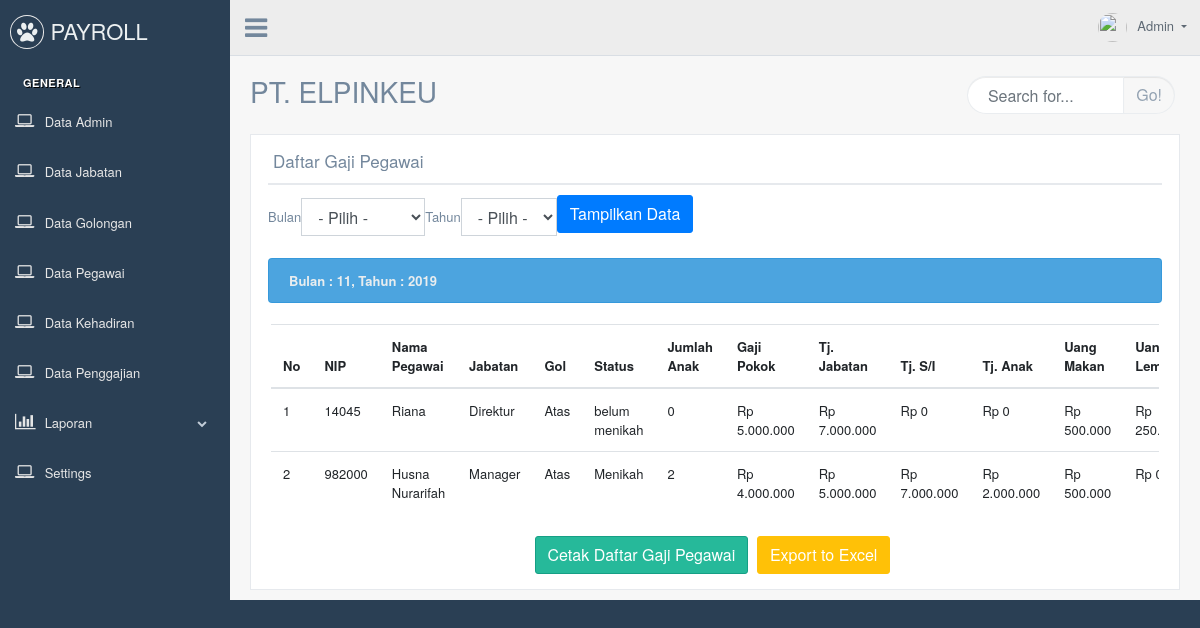
Screenshot of /data_penggajian.php with the database file from the repository.
### tables this page shows
CREATE TABLE `pegawai` (
  `nip` varchar(20) NOT NULL,
  `password` varchar(255) NOT NULL,
  `nama_pegawai` varchar(40) NOT NULL,
  `kode_jabatan` varchar(3) NOT NULL,
  `kode_golongan` varchar(3) NOT NULL,
  `status` varchar(15) NOT NULL,
  `jumlah_anak` int(2) NOT NULL
);

CREATE TABLE `jabatan` (
  `kode_jabatan` varchar(3) NOT NULL,
  `nama_jabatan` varchar(40) NOT NULL,
  `gaji_pokok` int(10) NOT NULL,
  `tunjangan_jabatan` int(10) NOT NULL
);

CREATE TABLE `golongan` (
  `kode_golongan` varchar(3) NOT NULL,
  `nama_golongan` varchar(10) NOT NULL,
  `tunjangan_suami_istri` int(10) NOT NULL,
  `tunjangan_anak` int(10) NOT NULL,
  `uang_makan` int(10) NOT NULL,
  `uang_lembur` int(10) NOT NULL,
  `askes` int(10) NOT NULL
);

### fungsi.php (called while the page is built, shortened)
<?php
function rupiah($angka){
    $uang = "Rp " . number_format($angka,0,',','.');
    return $uang;
}
?>

### data_penggajian.php (the view, shortened to what this page needs)
<?php include "header.php"; ?>
<?php
include "fungsi.php";
$view = isset($_GET['view']) ? $_GET['view'] : null;
switch($view){
    default:
?>
<div class="right_col" role="main">
          <div class="">
            <div class="page-title">
              <div class="title_left">
                <h3>PT. ELPINKEU</h3>
              </div>
              <div class="title_right">
                <div class="col-md-5 col-sm-5  form-group pull-right top_search">
                  <div class="input-group">
                    <input type="text" class="form-control" placeholder="Search for...">
                    <span class="input-group-btn">
                      <button class="btn btn-default" type="button">Go!</button>
                    </span>
                  </div>
                </div>
              </div>
            </div>
            <div class="clearfix"> </div>
            <div class="row">
              <div class="col-md-12 col-sm-12 ">
                <div class="x_panel">
                  <div class="x_title">
                    <h2>Daftar Gaji Pegawai</h2>
                    <div class="clearfix"></div>
                  </div>
                  <form class="form-inline" method="get" action="">
                  <div class="form-group">
                    <label>Bulan</label>
                    <select name="bulan" class="form-control">
                      <option value="">- Pilih -</option>
                    </select>
                  </div>
                <div class="form-group">
                    <label>Tahun</label>
                    <select name="tahun" class="form-control">
                    <option value="">- Pilih -</option>
                    </select>
                </div>
                  <button type="submit" class="btn btn-primary">Tampilkan Data</button>
                </form>
                  <br>
                  <?php
                    if((isset($_GET['bulan']) && $_GET['bulan']!='') && (isset($_GET['tahun']) && $_GET['tahun']!='')){
                      $bulan = $_GET['bulan'];
                      $tahun = $_GET['tahun'];
                      $bulantahun = $bulan.$tahun;
                    }else{
                      $bulan = date('m');
                      $tahun = date('Y');
                      $bulantahun = $bulan.$tahun;
                    }
                    ?>
                <div class="alert alert-info">
                  <strong>Bulan : <?php echo $bulan; ?>, Tahun : <?php echo $tahun; ?> </strong>
                </div>
                 <div class="x_content">
                  <div class="table-responsive">
                  <table class="table">
                    <thead>
                      <tr>
                        <th>No</th>
                        <th>NIP</th>
                        <th>Nama Pegawai</th>
                        <th>Jabatan</th>
                        <th>Gol</th>
                        <th>Status</th>
                        <th>Jumlah Anak</th>
                        <th>Gaji Pokok</th>
                        <th>Tj. Jabatan</th>
                        <th>Tj. S/I</th>
                        <th>Tj. Anak</th>
                        <th>Uang Makan</th>
                        <th>Uang Lembur</th>
                      </tr>
                    </thead>
                  <tbody>
                   <?php
                   include "connect.php";
                    $sql = mysqli_query($connect, "SELECT pegawai.nip, pegawai.nama_pegawai, jabatan.nama_jabatan, golongan.nama_golongan,pegawai.status,pegawai.jumlah_anak,jabatan.gaji_pokok, jabatan.tunjangan_jabatan,
                      IF(pegawai.status='Menikah',tunjangan_suami_istri,0) AS tjsi,
                      IF(pegawai.status='Menikah',tunjangan_anak,0) AS tjanak,
                      uang_makan AS uangmakan,
                      master_gaji.lembur*uang_lembur AS uanglembur,askes,
                      (gaji_pokok+tunjangan_jabatan+(SELECT tjsi)+(SELECT tjanak)+(SELECT uangmakan)+(SELECT uanglembur)+askes) AS pendapatan, potongan,
                      (SELECT pendapatan) - potongan AS totalgaji
                      FROM pegawai
                      INNER JOIN master_gaji ON master_gaji.nip=pegawai.nip
                      INNER JOIN golongan ON golongan.kode_golongan=pegawai.kode_golongan
                      INNER JOIN jabatan ON jabatan.kode_jabatan=pegawai.kode_jabatan
                      WHERE master_gaji.bulan='$bulantahun'
                      ORDER BY pegawai.nip ASC");
                    $no=1;
                    while($d=mysqli_fetch_array($sql)){
                        echo "<tr>
                        <td>$no</td>
                        <td>$d[nip]</td>
                        <td>$d[nama_pegawai]</td>
                        <td>$d[nama_jabatan]</td>
                        <td>$d[nama_golongan]</td>
                        <td>$d[status]</td>
                        <td>$d[jumlah_anak]</td>
                        <td>".rupiah($d['gaji_pokok'])."</td>
                        <td>".rupiah($d['tunjangan_jabatan'])."</td>
                        <td>".rupiah($d['tjsi'])."</td>
                        <td>".rupiah($d['tjanak'])."</td>
                        <td>".rupiah($d['uangmakan'])."</td>
                        <td>".rupiah($d['uanglembur'])."</td>
                        <td>".rupiah($d['askes'])."</td>
                        <td>".rupiah($d['pendapatan'])."</td>
                        <td>".rupiah($d['potongan'])."</td>
                        <td>".rupiah($d['totalgaji'])."</td>
                        </tr>";
                        $no++;
                      }
                      ?>
                    </tbody>
                  </table>
                </div>
              </div>
                        <?php
                        if(mysqli_num_rows($sql) > 0 ) {
                          echo "
                            <center>
                            <a class='btn btn-success' href='laporan_penggajian.php?bulan=$bulan&tahun=$tahun' target='_blank'> <span class='glypicon glypicon-print'></span> Cetak Daftar Gaji Pegawai </a>
                            <a class='btn btn-warning' href='excel_laporan_penggajian.php?bulan=$bulan&tahun=$tahun' target='_blank'> <span class='glypicon glypicon-print'></span> Export to Excel </a>
                            </center>
                          ";
                          }
                        ?>
<?php
}
?>
</div>
<?php include "footer.php"; ?>

### rows the page displays
pegawai: nip "14045", nama_pegawai "Riana", kode_jabatan.nama_jabatan "Direktur", kode_golongan.nama_golongan "Atas", status "belum menikah", jumlah_anak "0", kode_jabatan.gaji_pokok "Rp 5.000.000", kode_jabatan.tunjangan_jabatan "Rp 7.000.000", tjsi "Rp 0", tjanak "Rp 0", kode_golongan.uang_makan "Rp 500.000", uanglembur "Rp…"
pegawai: nip "982000", nama_pegawai "Husna Nurarifah", kode_jabatan.nama_jabatan "Manager", kode_golongan.nama_golongan "Atas", status "Menikah", jumlah_anak "2", kode_jabatan.gaji_pokok "Rp 4.000.000", kode_jabatan.tunjangan_jabatan "Rp 5.000.000", tjsi "Rp 7.000.000", tjanak "Rp 2.000.000", kode_golongan.uang_makan "Rp 500.000", uanglembur "Rp…"

### other values shown
$bulan "11"
$tahun "2019"
